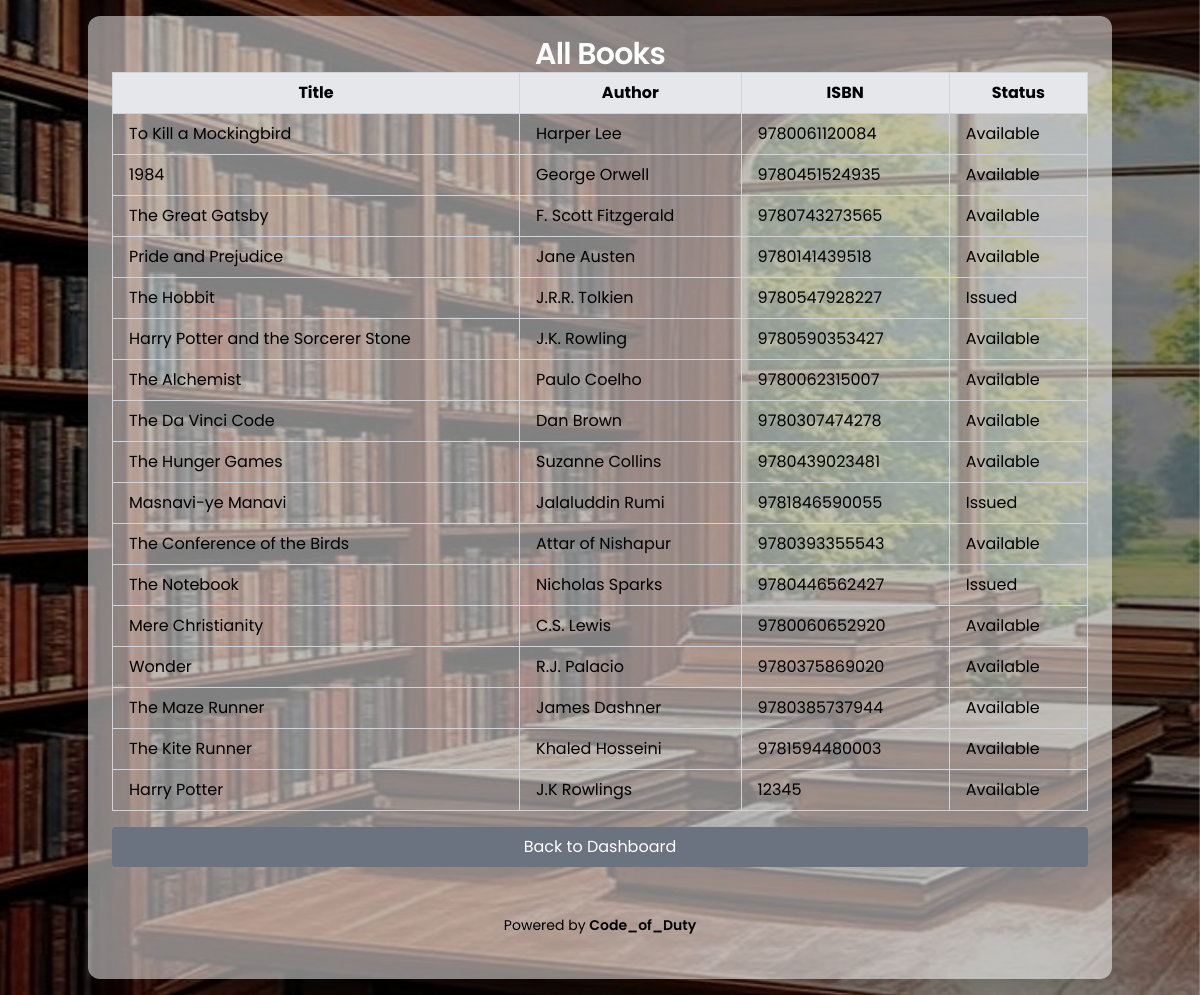
The app's page /view_books (signed in) with its own data.
### tables this page shows
CREATE TABLE books (id INTEGER PRIMARY KEY, title TEXT, author TEXT, isbn TEXT, status TEXT DEFAULT 'Available');

### library_management.py (the view)
@app.route('/view_books')
@role_required('admin')
def view_books():
    try:
        with sqlite3.connect('library.db') as conn:
            cursor = conn.cursor()
            cursor.execute('SELECT * FROM books')
            books = cursor.fetchall()
        return render_template('view_books.html', books=books)
    except sqlite3.Error:
        flash('Database error', 'error')
        return redirect(url_for('admin_dashboard'))

### library_management.py (called while the page is built)
def role_required(role):
    def decorator(f):
        @wraps(f)
        def decorated_function(*args, **kwargs):
            if 'role' not in session or session['role'] != role:
                flash('Access denied', 'error')
                return redirect(url_for('index'))
            return f(*args, **kwargs)
        return decorated_function
    return decorator

### templates/view_books.html
{% extends "base.html" %}
{% block content %}
<div class="fixed inset-0 bg-cover bg-center bg-no-repeat"
     style="background-image: url('{{ url_for('static', filename='images/pic4.jpg') }}'); z-index: -1;">
</div>
<div class="min-h-screen flex items-center justify-center p-4">
 <div class="w-full max-w-5xl bg-white bg-opacity-50 backdrop-blur-sm rounded-xl shadow-xl overflow-hidden">
     <div class="bg-[#C4A484] px-6 py-5">
<h2 class="text-3xl font-semibold text-white text-center tracking-tight">All Books</h2>
<table class="w-full border-collapse border-gray-300">
    <thead>
        <tr class="bg-gray-200">
            <th class="border border-gray-300 px-4 py-2">Title</th>
            <th class="border border-gray-300 px-4 py-2">Author</th>
            <th class="border border-gray-300 px-300 px-4 py-2">ISBN</th>
            <th class="border border-gray-300 px-4 py-2">Status</th>
        </tr>
    </thead>
    <tbody>
        {% for book in books %}
            <tr>
                <td class="border border-gray-300 px-4 py-2">{{ book[1] | e }}</td>
                <td class="border border-gray-300 px-4 py-2">{{ book[2] | e }}</td>
                <td class="border border-gray-300 px-4 py-2">{{ book[3] | e }}</td>
                <td class="border border-gray-300 px-4 py-2 py-2">{{ book[4] }}</td>
            </tr>
        {% endfor %}
    </tbody>
</table>
<a href="{{ url_for('admin_dashboard') }}" class="block bg-gray-500 text-white px-4 py-2 rounded mt-4 text-center">Back to Dashboard</a>
    <footer class="text-center text-sm mt-12 mb-6">
        <p class="drop-shadow-md">Powered by <span class="font-semibold">Code_of_Duty</span></p>
    </footer>
         {% endblock %}

### templates/base.html (shortened to what this page needs)
<!DOCTYPE html>
<html lang="en">
<head>
    <link href="https://cdn.jsdelivr.net/npm/tailwindcss@2.2.19/dist/tailwind.min.css" rel="stylesheet">
</head>
<body class="bg-gray-100">
    {% block content %}{% endblock %}
</body>
</html>

### templates/base.html (style rules this page uses)
html, body { height: 100%; margin: 0; padding: 0; font-family: 'Poppins', sans-serif; overflow-x: hidden; }

### records on screen
books: title "To Kill a Mockingbird", author "Harper Lee", isbn "9780061120084", status "Available"
books: title "1984", author "George Orwell", isbn "9780451524935", status "Available"
books: title "The Great Gatsby", author "F. Scott Fitzgerald", isbn "9780743273565", status "Available"
books: title "Pride and Prejudice", author "Jane Austen", isbn "9780141439518", status "Available"
books: title "The Hobbit", author "J.R.R. Tolkien", isbn "9780547928227", status "Issued"
books: title "Harry Potter and the Sorcerer Stone", author "J.K. Rowling", isbn "9780590353427", status "Available"
books: title "The Alchemist", author "Paulo Coelho", isbn "9780062315007", status "Available"
books: title "The Da Vinci Code", author "Dan Brown", isbn "9780307474278", status "Available"
books: title "The Hunger Games", author "Suzanne Collins", isbn "9780439023481", status "Available"
books: title "Masnavi-ye Manavi", author "Jalaluddin Rumi", isbn "9781846590055", status "Issued"
books: title "The Conference of the Birds", author "Attar of Nishapur", isbn "9780393355543", status "Available"
books: title "The Notebook", author "Nicholas Sparks", isbn "9780446562427", status "Issued"
books: title "Mere Christianity", author "C.S. Lewis", isbn "9780060652920", status "Available"
books: title "Wonder", author "R.J. Palacio", isbn "9780375869020", status "Available"
books: title "The Maze Runner", author "James Dashner", isbn "9780385737944", status "Available"
books: title "The Kite Runner", author "Khaled Hosseini", isbn "9781594480003", status "Available"
books: title "Harry Potter", author "J.K Rowlings", isbn "12345", status "Available"
